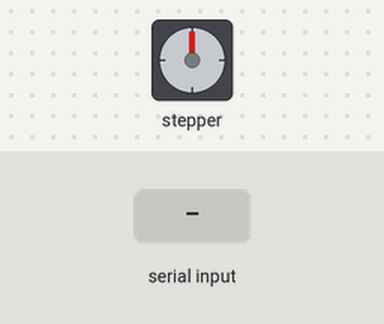
Simulated run of this sketch. Board: Arduino Uno, built with avr-gcc and run on an emulated ATmega328P. On the bench: stepper motor. The inputs (shaded band) are chosen by the test bench. Stepper angles assume 4096 steps per turn.

Above: at 1.2 s.
1.3 s: "A" received over Serial
Timing chart, 0 to 59.8 s (numbered marks = the images above; inputs shaded):
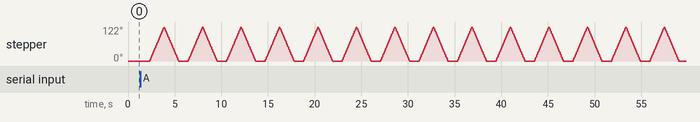

Measured:
- after the input at 1.3 s, stepper: turns 122° clockwise in 1.5 s, then 122° counter-clockwise in 1.5 s, repeating every 4.1 s

The sketch:

UNO_Zeke_Clicker.ino
```cpp
#include <AccelStepper.h>


#define stepperPin1  4     // IN1 on the ULN2003 driver
#define stepperPin2  5     // IN2 on the ULN2003 driver
#define stepperPin3  6     // IN3 on the ULN2003 driver
#define stepperPin4  7     // IN4 on the ULN2003 driver


#define MotorInterfaceType 8  // Define the AccelStepper interface type; 4 wire motor in half step mode

/* Adujust These
---------------------------*/
int delayTime = 1000;
int steps = 1400;
int stepperSpeed = 1000; // I would leave this where it is at
/*-------------------------
       Adjust These*/

bool on = false;

AccelStepper stepper = AccelStepper(MotorInterfaceType, stepperPin1, stepperPin3, stepperPin2, stepperPin4);

void setup() {
  Serial.begin(9600);

  stepper.setMaxSpeed(1000);
  stepper.setCurrentPosition(0);
}

void loop() {
if (Serial.available() > 0) {
  int state = Serial.read();

  if (state == 'A' || state == 'a') {
    on = true;
  }

  if (state == 'B' || state == 'b') {
    stepper.move(100);

    stepper.setSpeed(stepperSpeed);
    while (stepper.currentPosition() != stepper.targetPosition()) {
     stepper.runSpeedToPosition();
    }
   }

  if (state == 'C' || state == 'c') {
    stepper.move(-100);

    stepper.setSpeed(-stepperSpeed);
    while (stepper.currentPosition() != stepper.targetPosition()) {
      stepper.runSpeedToPosition();
    }
  }

  while (on == true) {
    click();
  }
}// Serial Avalible
}// Loop

void click() {

  delay(delayTime);

  stepper.move(steps);

  stepper.setSpeed(stepperSpeed);
  while (stepper.currentPosition() != stepper.targetPosition()) {
    stepper.runSpeedToPosition();
  }
  stepper.move(-steps);

  stepper.setSpeed(-stepperSpeed);
  while  (stepper.currentPosition() != stepper.targetPosition()) {
    stepper.runSpeedToPosition();
  }
}// Click
```
